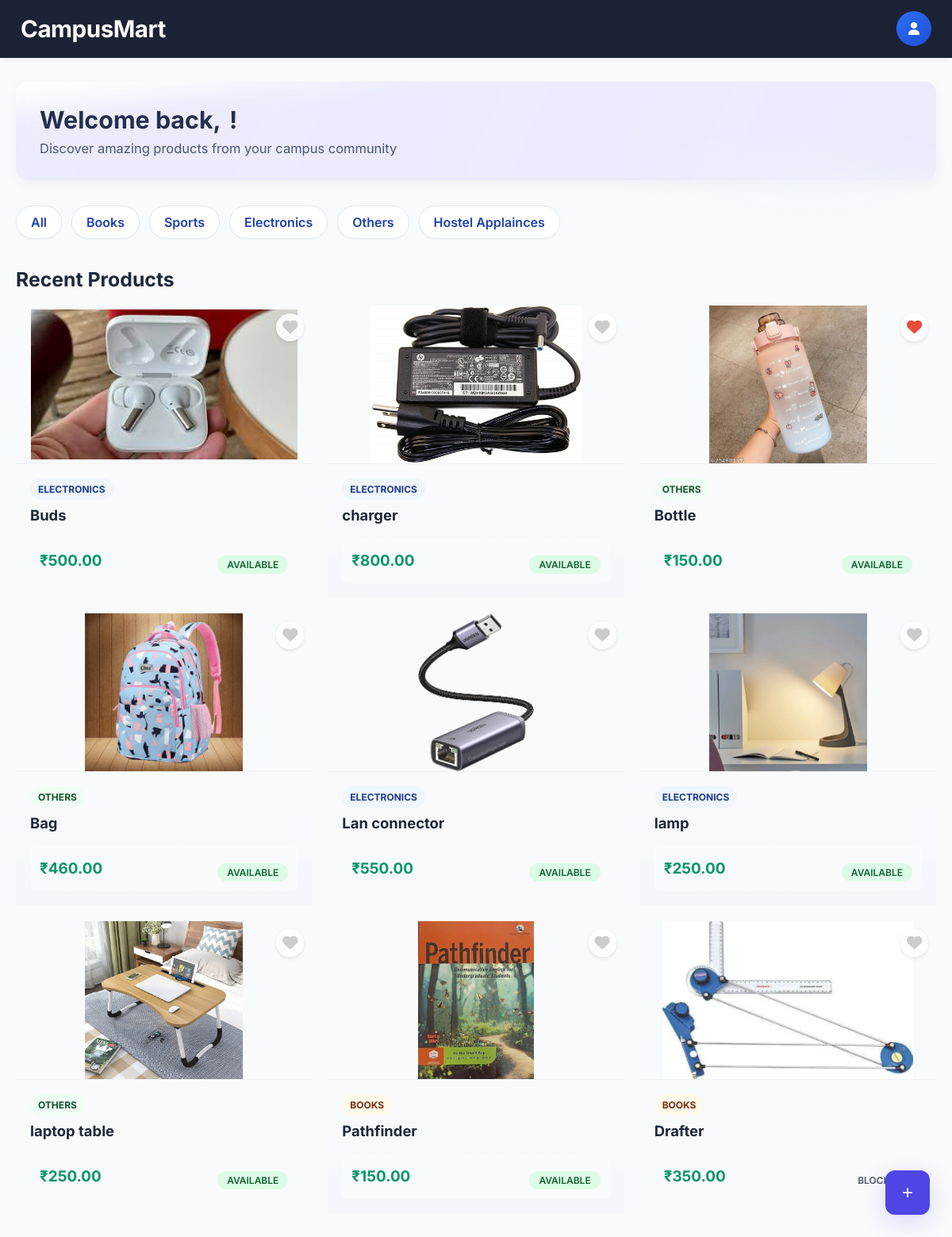
The app's page /dashboard/ (signed in) with its own data.
### campusmart/marketplace/models.py (models this page shows, shortened)
class Category(models.Model):
    name = models.CharField(max_length=100)
    icon = models.CharField(max_length=50, blank=True)
    created_at = models.DateTimeField(auto_now_add=True)
    class Meta:
        verbose_name_plural = "Categories"

class Product(models.Model):
    STATUS_CHOICES = (
        ('available', 'Available'),
        ('sold', 'Sold'),
        ('in_progress', 'In Progress'),
        ('blocked', 'Blocked')
    )
    id = models.UUIDField(primary_key=True, default=uuid.uuid4, editable=False)
    title = models.CharField(max_length=200)
    description = models.TextField()
    category = models.ForeignKey(Category, on_delete=models.CASCADE)
    cost = models.DecimalField(max_digits=10, decimal_places=2)
    seller = models.ForeignKey(settings.AUTH_USER_MODEL, on_delete=models.CASCADE, related_name='products_sold')
    buyer = models.ForeignKey(settings.AUTH_USER_MODEL, on_delete=models.SET_NULL, null=True, blank=True, related_name='products_bought')
    status = models.CharField(max_length=20, choices=STATUS_CHOICES, default='available')
    image = models.ImageField(upload_to='products/')
    created_at = models.DateTimeField(auto_now_add=True)
    updated_at = models.DateTimeField(auto_now=True)
    is_approved = models.BooleanField(default=True)
    class Meta:
        ordering = ['-created_at']

### campusmart/marketplace/views.py (the view)
# urls.py: path('dashboard/', views.dashboard, name='dashboard'),
@login_required
def dashboard(request):
    if getattr(request.user, 'is_admin_user', False):
        return redirect('admin_dashboard')
    products = Product.objects.all().order_by('-created_at')[:12]
    categories = Category.objects.all()
    user_products_count = Product.objects.filter(seller=request.user).count()
    context = {
        'products': products,
        'categories': categories,
        'user': request.user,
        'total_products': Product.objects.count(),
        'user_products_count': user_products_count,
        'published_count': user_products_count,  # For consistency with user_details template
        'favorite_ids': list(Favorite.objects.filter(user=request.user).values_list('product_id', flat=True))
    }
    return render(request, 'dashboard_v2.html', context)

### campusmart/marketplace/templates/dashboard_v2.html (shortened to what this page needs)
<!DOCTYPE html>
{% load static %}
<html lang="en">
<head>
    <link rel="stylesheet" href="https://cdnjs.cloudflare.com/ajax/libs/font-awesome/6.5.0/css/all.min.css">
    <link rel="stylesheet" href="{% static 'marketplace/css/theme.css' %}">
</head>
<body>
    <nav class="navbar">
        <div class="logo" onclick="window.location.href='/dashboard/'">CampusMart</div>
        <div class="user-menu">
            <div class="user-avatar" onclick="window.location.href='/user-details/'" title="User Profile">
                <i class="fas fa-user"></i>
            </div>
        </div>
    </nav>
    <div class="container">
        <div class="welcome-section welcome-container">
            <h1>Welcome back, <span class="welcome-name"></span>!</h1>
            <p>Discover amazing products from your campus community</p>
        </div>
        <div class="categories-section">
            <div class="categories-grid">
                <div class="category-chip" onclick="filterProducts(event,'all')">All</div>
                {% for category in categories %}
                <div class="category-chip" onclick="filterProducts(event,'{{ category.name|lower }}')">{{ category.name }}</div>
                {% endfor %}
            </div>
        </div>
        <div class="products-section">
            <h2>Recent Products</h2>
            <div class="products-grid" id="products-grid">
                {% if products %}
                {% for product in products %}
                <div class="product-card card-{{ product.category.name|lower }}"
                    data-category="{{ product.category.name|lower }}" onclick="goToProduct('{{ product.id }}')">
                    <div class="product-image">
                        {% if product.image %}
                        <img src="{{ product.image.url }}" alt="{{ product.title }}">
                        {% else %}
                        <div class="placeholder">📦</div>
                        {% endif %}
                        <div class="favorite-btn {% if product.id in favorite_ids %}active{% endif %}"
                            onclick="event.stopPropagation(); toggleFavorite(event, '{{ product.id }}')"
                            title="Add to Favorites">
                            <i class="fas fa-heart"></i>
                        </div>
                    </div>
                    <div class="product-info">
                        <div class="info-main">
                            <div class="product-category"><span
                                    class="category-label category-{{ product.category.name|lower }}">{{ product.category.name }}</span></div>
                            <div class="product-title">{{ product.title }}</div>
                        </div>
                        <div class="info-footer">
                            <div class="product-price">₹{{ product.cost }}</div>
                            <div>
                                <span class="product-status status-{{ product.status }} status-badge">{{ product.get_status_display }}</span>
                            </div>
                        </div>
                    </div>
                </div>
                {% endfor %}
                {% else %}
                <div class="empty-state">
                    <h3>No products available</h3>
                    <p>Be the first to upload a product!</p>
                </div>
                {% endif %}
            </div>
        </div>
    </div>
    <button class="floating-btn" onclick="window.location.href='/upload-product/'" title="Upload Product">+</button>
</body>
</html>

### campusmart/marketplace/templates/dashboard_v2.html (style rules this page uses)
.favorite-btn { position: absolute; top: 10px; right: 10px; background: rgba(255, 255, 255, 0.9); border-radius: 50%; width: 35px; height: 35px; display: flex; align-items: center; justify-content: center; cursor: pointer; transition: all 0.3s ease; box-shadow: 0 2px 5px rgba(0, 0, 0, 0.1); z-index: 10; }
.favorite-btn i { color: #ccc; font-size: 1.2em; transition: color 0.3s ease; }
.favorite-btn.active i { color: #e74c3c; }

### records on screen
Category: name "Books"
Category: name "Sports"
Category: name "Electronics"
Category: name "Others"
Category: name "Hostel Applainces"
Product: image (picture), category.name "ELECTRONICS", title "Buds", cost "500.00", status "AVAILABLE"
Product: image (picture), category.name "ELECTRONICS", title "charger", cost "800.00", status "AVAILABLE"
Product: image (picture), category.name "OTHERS", title "Bottle", cost "150.00", status "AVAILABLE"
Product: image (picture), category.name "OTHERS", title "Bag", cost "460.00", status "AVAILABLE"
Product: image (picture), category.name "ELECTRONICS", title "Lan connector", cost "550.00", status "AVAILABLE"
Product: image (picture), category.name "ELECTRONICS", title "lamp", cost "250.00", status "AVAILABLE"
Product: image (picture), category.name "OTHERS", title "laptop table", cost "250.00", status "AVAILABLE"
Product: image (picture), category.name "BOOKS", title "Pathfinder", cost "150.00", status "AVAILABLE"
Product: image (picture), category.name "BOOKS", title "Drafter", cost "350.00", status "BLOCKED"
